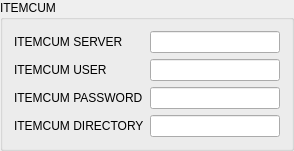
             <widget class="QGroupBox" name="grpBoxItemcum">
              <property name="title">
               <string>ITEMCUM</string>
              </property>
              <layout class="QVBoxLayout" name="verticalLayout_25">
               <item>
                <layout class="QVBoxLayout" name="verticalLayout_17">
                 <item>
                  <layout class="QHBoxLayout" name="horizontalLayout_59">
                   <item>
                    <widget class="QLabel" name="lbItemcumServer">
                     <property name="sizePolicy">
                      <sizepolicy hsizetype="Preferred" vsizetype="Fixed">
                       <horstretch>0</horstretch>
                       <verstretch>0</verstretch>
                      </sizepolicy>
                     </property>
                     <property name="minimumSize">
                      <size>
                       <width>130</width>
                       <height>0</height>
                      </size>
                     </property>
                     <property name="text">
                      <string>ITEMCUM SERVER</string>
                     </property>
                    </widget>
                   </item>
                   <item>
                    <widget class="QLineEdit" name="leItemcumServer">
                     <property name="minimumSize">
                      <size>
                       <width>130</width>
                       <height>0</height>
                      </size>
                     </property>
                    </widget>
                   </item>
                  </layout>
                 </item>
                 <item>
                  <layout class="QHBoxLayout" name="horizontalLayout_60">
                   <item>
                    <widget class="QLabel" name="lbItemcumUser">
                     <property name="sizePolicy">
                      <sizepolicy hsizetype="Preferred" vsizetype="Fixed">
                       <horstretch>0</horstretch>
                       <verstretch>0</verstretch>
                      </sizepolicy>
                     </property>
                     <property name="minimumSize">
                      <size>
                       <width>130</width>
                       <height>0</height>
                      </size>
                     </property>
                     <property name="text">
                      <string>ITEMCUM USER</string>
                     </property>
                    </widget>
                   </item>
                   <item>
                    <widget class="QLineEdit" name="leItemcumUser">
                     <property name="minimumSize">
                      <size>
                       <width>130</width>
                       <height>0</height>
                      </size>
                     </property>
                    </widget>
                   </item>
                  </layout>
                 </item>
                 <item>
                  <layout class="QHBoxLayout" name="horizontalLayout_61">
                   <item>
                    <widget class="QLabel" name="lbItemcumPassword">
                     <property name="sizePolicy">
                      <sizepolicy hsizetype="Preferred" vsizetype="Fixed">
                       <horstretch>0</horstretch>
                       <verstretch>0</verstretch>
                      </sizepolicy>
                     </property>
                     <property name="minimumSize">
                      <size>
                       <width>130</width>
                       <height>0</height>
                      </size>
                     </property>
                     <property name="text">
                      <string>ITEMCUM PASSWORD</string>
                     </property>
                    </widget>
                   </item>
                   <item>
                    <widget class="QLineEdit" name="leItemcumPassword">
                     <property name="minimumSize">
                      <size>
                       <width>130</width>
                       <height>0</height>
                      </size>
                     </property>
                    </widget>
                   </item>
                  </layout>
                 </item>
                 <item>
                  <layout class="QHBoxLayout" name="horizontalLayout_62">
                   <item>
                    <widget class="QLabel" name="lbItemcumDirectory">
                     <property name="sizePolicy">
                      <sizepolicy hsizetype="Preferred" vsizetype="Fixed">
                       <horstretch>0</horstretch>
                       <verstretch>0</verstretch>
                      </sizepolicy>
                     </property>
                     <property name="minimumSize">
                      <size>
                       <width>130</width>
                       <height>0</height>
                      </size>
                     </property>
                     <property name="text">
                      <string>ITEMCUM DIRECTORY</string>
                     </property>
                    </widget>
                   </item>
                   <item>
                    <widget class="QLineEdit" name="leItemcumDirectory">
                     <property name="minimumSize">
                      <size>
                       <width>130</width>
                       <height>0</height>
                      </size>
                     </property>
                    </widget>
                   </item>
                  </layout>
                 </item>
                </layout>
               </item>
              </layout>
             </widget>
